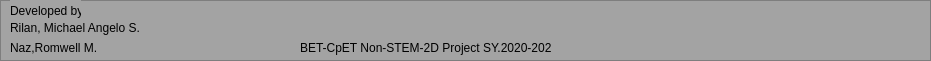
   <widget class="QFrame" name="footer">
    <property name="geometry">
     <rect>
      <x>0</x>
      <y>570</y>
      <width>931</width>
      <height>61</height>
     </rect>
    </property>
    <property name="styleSheet">
     <string notr="true">background-color: rgb(163, 163, 163);</string>
    </property>
    <property name="frameShape">
     <enum>QFrame::StyledPanel</enum>
    </property>
    <property name="frameShadow">
     <enum>QFrame::Raised</enum>
    </property>
    <widget class="QLabel" name="label_3">
     <property name="geometry">
      <rect>
       <x>10</x>
       <y>0</y>
       <width>71</width>
       <height>21</height>
      </rect>
     </property>
     <property name="text">
      <string>Developed by: </string>
     </property>
    </widget>
    <widget class="QLabel" name="label_5">
     <property name="geometry">
      <rect>
       <x>10</x>
       <y>20</y>
       <width>131</width>
       <height>16</height>
      </rect>
     </property>
     <property name="text">
      <string>Rilan, Michael Angelo S.</string>
     </property>
    </widget>
    <widget class="QLabel" name="label_6">
     <property name="geometry">
      <rect>
       <x>10</x>
       <y>40</y>
       <width>91</width>
       <height>16</height>
      </rect>
     </property>
     <property name="text">
      <string>Naz,Romwell M.</string>
     </property>
    </widget>
    <widget class="QLabel" name="label_10">
     <property name="geometry">
      <rect>
       <x>300</x>
       <y>40</y>
       <width>251</width>
       <height>16</height>
      </rect>
     </property>
     <property name="text">
      <string>BET-CpET Non-STEM-2D Project SY.2020-2021</string>
     </property>
    </widget>
   </widget>
